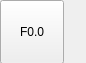
<?xml version="1.0" encoding="UTF-8"?>
<ui version="4.0">
 <class>Form</class>
 <widget class="QWidget" name="Form">
  <property name="geometry">
   <rect>
    <x>0</x>
    <y>0</y>
    <width>86</width>
    <height>63</height>
   </rect>
  </property>
  <property name="windowTitle">
   <string>Form</string>
  </property>
  <widget class="QToolButton" name="toolButton_2">
   <property name="geometry">
    <rect>
     <x>0</x>
     <y>0</y>
     <width>64</width>
     <height>64</height>
    </rect>
   </property>
   <property name="sizePolicy">
    <sizepolicy hsizetype="Fixed" vsizetype="Fixed">
     <horstretch>0</horstretch>
     <verstretch>0</verstretch>
    </sizepolicy>
   </property>
   <property name="minimumSize">
    <size>
     <width>64</width>
     <height>64</height>
    </size>
   </property>
   <property name="styleSheet">
    <string notr="true">font: 75 12pt &quot;Sans Serif&quot;;</string>
   </property>
   <property name="text">
    <string>F0.0</string>
   </property>
   <property name="checkable">
    <bool>true</bool>
   </property>
  </widget>
 </widget>
 <resources/>
 <connections/>
</ui>
